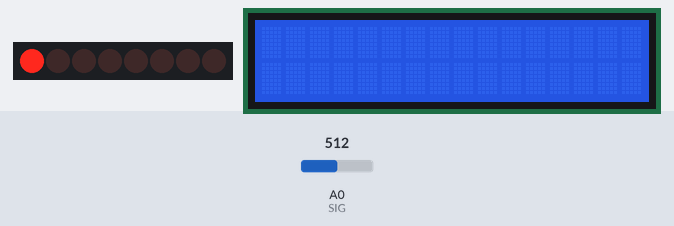
The sketch below on a simulated Arduino Nano, built with avr-gcc and run on an emulated ATmega328P. Shown: 8 shift-register outputs drawn as a row of LEDs (first output left, lit = HIGH), 16×2 character LCD. Wiring (inferred from the names in the program): shift register (74HC595): data pin 6; shift clock pin 8; latch pin 7. Wiring (inferred from the signals the program sends): row of LEDs: on Q0, Q1, Q2, Q3, Q4, Q5, Q6, Q7. Inputs (shaded band) come from the test bench; at power-on: A0 (SIG) = 512.

Above: at 0.1 s.
At 1.2 s:
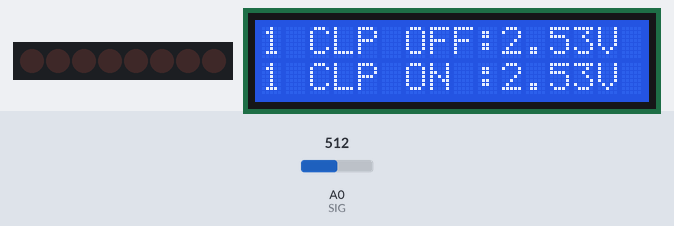
At 3.7 s:
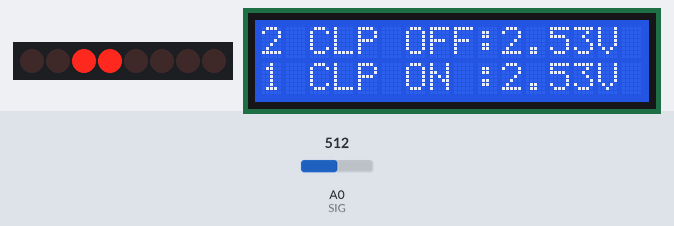
At 6.7 s:
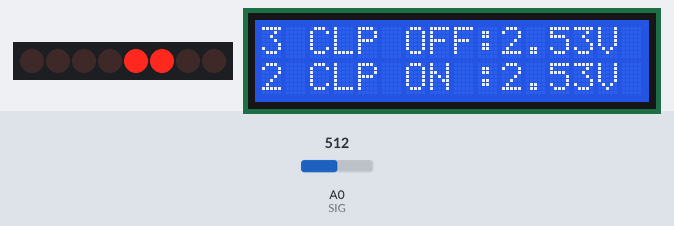
At 9.2 s:
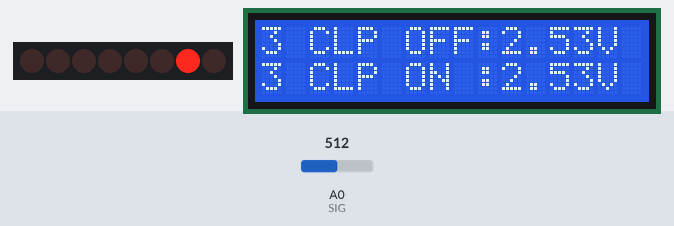
At 12.3 s:
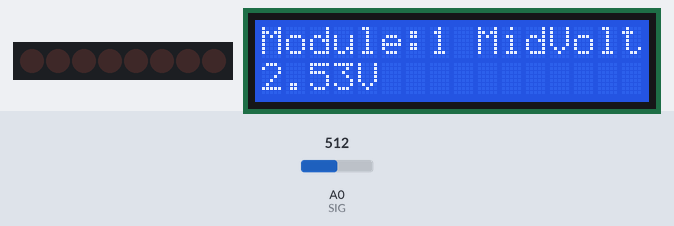
Timing chart, 0 to 13.8 s (numbered marks = the images above):
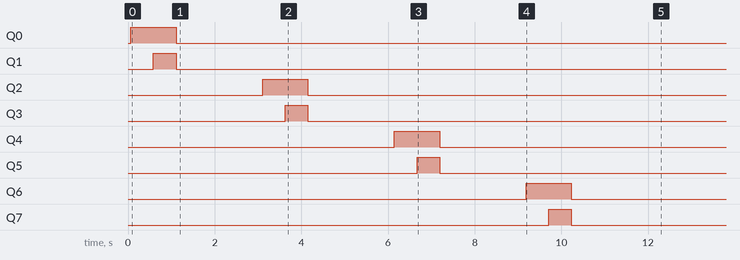

The sketch:

ASCD_Nano_Get_Charge_Led_Mid_Voltage.ino
```cpp
// (licence header left out)
#include <LiquidCrystal_I2C.h>
LiquidCrystal_I2C lcd(0x27, 16, 2); // set the LCD address to 0x27 for a 16 chars and 2 line display

// Latch pin (ST_CP) of 74HC595
const byte latchPin = 7;
// Clock pin (SH_CP) of 74HC595
const byte clockPin = 8;
// Data in (DS) of 74HC595
const byte dataPin = 6;

// Mux control pins
const byte S0 = 12;
const byte S1 = 11;
const byte S2 = 10;
const byte S3 = 9;

// Mux in SIG pin Analog A0
const byte SIG = 14;

typedef struct
{
    // Pin Definitions
    const bool batteryVolatgePin[4];
    const bool batteryVolatgeDropPin[4];
    const bool chargeLedPin[4];
    const byte chargeMosfetPin;
    const byte dischargeMosfetPin;
} Modules;

Modules module[4] =
    {
        {{1, 1, 0, 1}, {1, 1, 1, 1}, {0, 1, 0, 1}, 0, 1},
        {{1, 0, 0, 1}, {0, 1, 1, 1}, {0, 0, 0, 1}, 2, 3},
        {{1, 1, 1, 0}, {1, 0, 1, 1}, {0, 1, 1, 0}, 4, 5},
        {{1, 0, 1, 0}, {0, 0, 1, 1}, {0, 0, 1, 0}, 6, 7}};

typedef struct
{
    const float referenceVoltage = 5.05; // 5V Output of Arduino
    const byte moduleCount = 4;          // Number of Modules
} CustomSettings;

CustomSettings settings;

float chargeLedPinMid[4];

void setup()
{
    // Set pins to output so you can control the shift register
    pinMode(latchPin, OUTPUT);
    pinMode(clockPin, OUTPUT);
    pinMode(dataPin, OUTPUT);
    digitalWrite(latchPin, LOW);

    // MUX Initialization
    pinMode(S0, OUTPUT);
    pinMode(S1, OUTPUT);
    pinMode(S2, OUTPUT);
    pinMode(S3, OUTPUT);
    digitalWrite(S0, LOW);
    digitalWrite(S1, LOW);
    digitalWrite(S2, LOW);
    digitalWrite(S3, LOW);

    //Startup Screen
    lcd.init();
    lcd.clear();
    lcd.backlight(); // Turn on backlight

    for (byte i = 0; i < settings.moduleCount; i++)
    {
        digitalSwitch(module[i].chargeMosfetPin, 1);
        delay(500);
        float tempCPin = readMux(module[i].chargeLedPin);
        float chargeLedPinOff = tempCPin;
        lcd.setCursor(0, 0);
        lcd.print(i + 1);
        lcd.setCursor(1, 0);
        lcd.print(F(" CLP OFF:"));
        lcd.setCursor(10, 0);
        lcd.print(tempCPin);
        lcd.setCursor(14, 0);
        lcd.print(F("V "));
        digitalSwitch(module[i].dischargeMosfetPin, 1);
        delay(500);
        tempCPin = readMux(module[i].chargeLedPin);
        float chargeLedPinOn = tempCPin;
        lcd.setCursor(0, 1);
        lcd.print(i + 1);
        lcd.setCursor(1, 1);
        lcd.print(F(" CLP ON : "));
        lcd.setCursor(10, 1);
        lcd.print(tempCPin);
        lcd.setCursor(14, 1);
        lcd.print(F("V "));
        chargeLedPinMid[i] = (((chargeLedPinOff + chargeLedPinOn) / 2) + chargeLedPinOff) / 2;
        digitalSwitch(module[i].chargeMosfetPin, 0);
        digitalSwitch(module[i].dischargeMosfetPin, 0);
        delay(2000);
    }
    lcd.clear();
}

void loop()
{
    for (byte i = 0; i < settings.moduleCount; i++)
    {
        lcd.setCursor(0, 0);
        lcd.print(F("Module: "));
        lcd.setCursor(7, 0);
        lcd.print(i + 1);
        lcd.setCursor(8, 0);
        lcd.print(F(" MidVolt"));
        lcd.setCursor(0, 1);
        lcd.print(chargeLedPinMid[i]);
        lcd.setCursor(4, 1);
        lcd.print(F("V               "));
        delay(5000);
    }
}

void digitalSwitch(byte j, bool value)
{
    byte baseTwo = 1;
    byte eightBitDecimal = 0;
    static bool digitalPinsState[8]; // Boolean Array for all the Shift Register Pin Values (LOW/HIGH - 0/1)
    digitalPinsState[j] = value;
    for (byte i = 0; i < 8; i++)
    {
        if (digitalPinsState[i] == 1)
            eightBitDecimal += baseTwo;
        baseTwo *= 2;
    }
    // Take the latchPin LOW
    digitalWrite(latchPin, LOW);
    // Shift out the bits:
    shiftOut(dataPin, clockPin, MSBFIRST, eightBitDecimal);
    // Take the latchPin HIGH
    digitalWrite(latchPin, HIGH);
}

float readMux(bool inputArray[])
{
	const byte controlPin[] = {S0, S1, S2, S3};

	// Loop through the 4 sig
	for (byte i = 0; i < 4; i++)
	{
		digitalWrite(controlPin[i], inputArray[i]);
	}
	// Read the value at the SIG pin 10x and convert to voltage
	float batterySampleVoltage = 0.00;
	for (byte i = 0; i < 10; i++)
	{
		batterySampleVoltage = batterySampleVoltage + analogRead(SIG);
	}
	batterySampleVoltage = batterySampleVoltage / 10;
	return batterySampleVoltage * settings.referenceVoltage / 1023.0; // Calculate and return the Voltage Reading
}
```

Measured:
- what the display in image 1 shows lasts 2.0 s, from 1.1 s to 3.1 s
- what the display in image 2 shows lasts 0.5 s, from 3.6 s to 4.1 s
